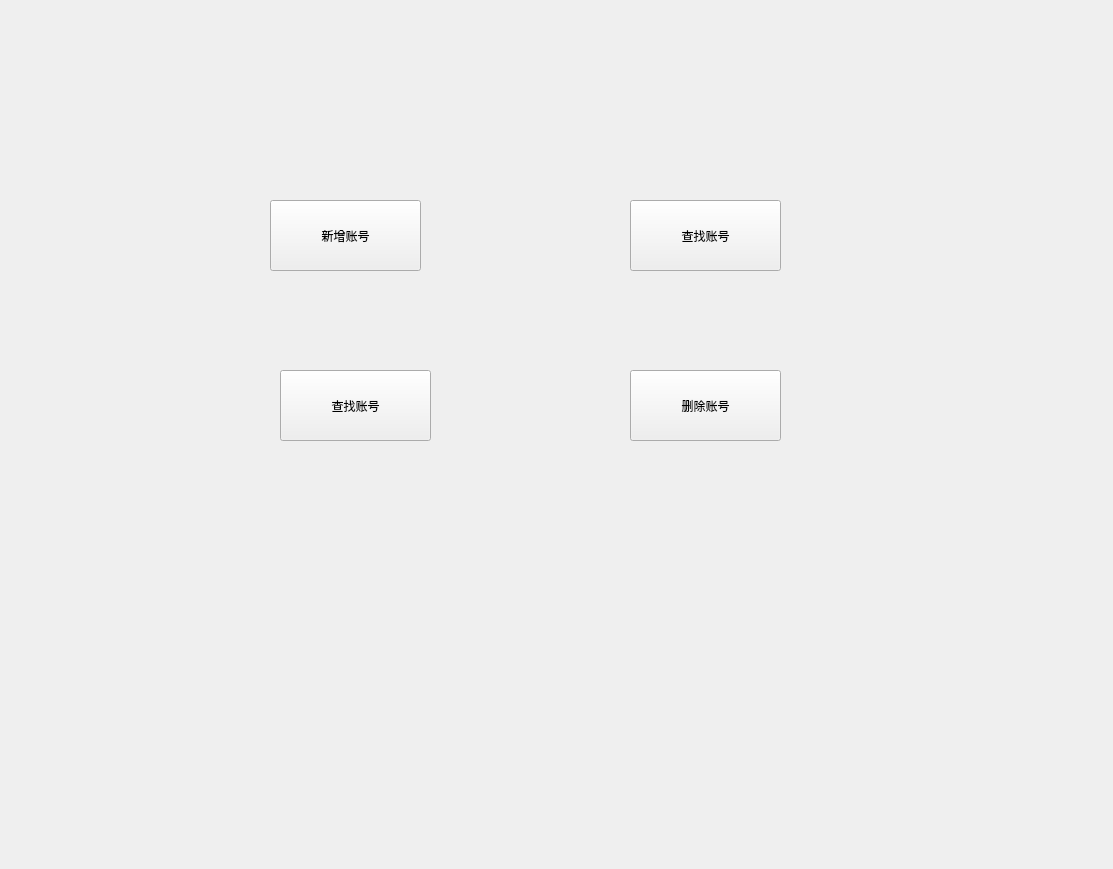
<?xml version="1.0" encoding="UTF-8"?>
<ui version="4.0">
    <class>UserManager</class>
    <widget class="QWidget" name="UserManager">
        <property name="geometry">
            <rect>
                <x>0</x>
                <y>0</y>
                <width>1113</width>
                <height>869</height>
            </rect>
        </property>
        <property name="windowTitle">
            <string>Form</string>
        </property>
        <widget class="QPushButton" name="pushButton">
            <property name="geometry">
                <rect>
                    <x>270</x>
                    <y>200</y>
                    <width>151</width>
                    <height>71</height>
                </rect>
            </property>
            <property name="text">
                <string>新增账号</string>
            </property>
        </widget>
        <widget class="QPushButton" name="pushButton_2">
            <property name="geometry">
                <rect>
                    <x>630</x>
                    <y>200</y>
                    <width>151</width>
                    <height>71</height>
                </rect>
            </property>
            <property name="text">
                <string>查找账号</string>
            </property>
        </widget>
        <widget class="QPushButton" name="pushButton_3">
            <property name="geometry">
                <rect>
                    <x>280</x>
                    <y>370</y>
                    <width>151</width>
                    <height>71</height>
                </rect>
            </property>
            <property name="text">
                <string>查找账号</string>
            </property>
        </widget>
        <widget class="QPushButton" name="pushButton_4">
            <property name="geometry">
                <rect>
                    <x>630</x>
                    <y>370</y>
                    <width>151</width>
                    <height>71</height>
                </rect>
            </property>
            <property name="text">
                <string>删除账号</string>
            </property>
        </widget>
    </widget>
    <resources/>
    <connections/>
</ui>
